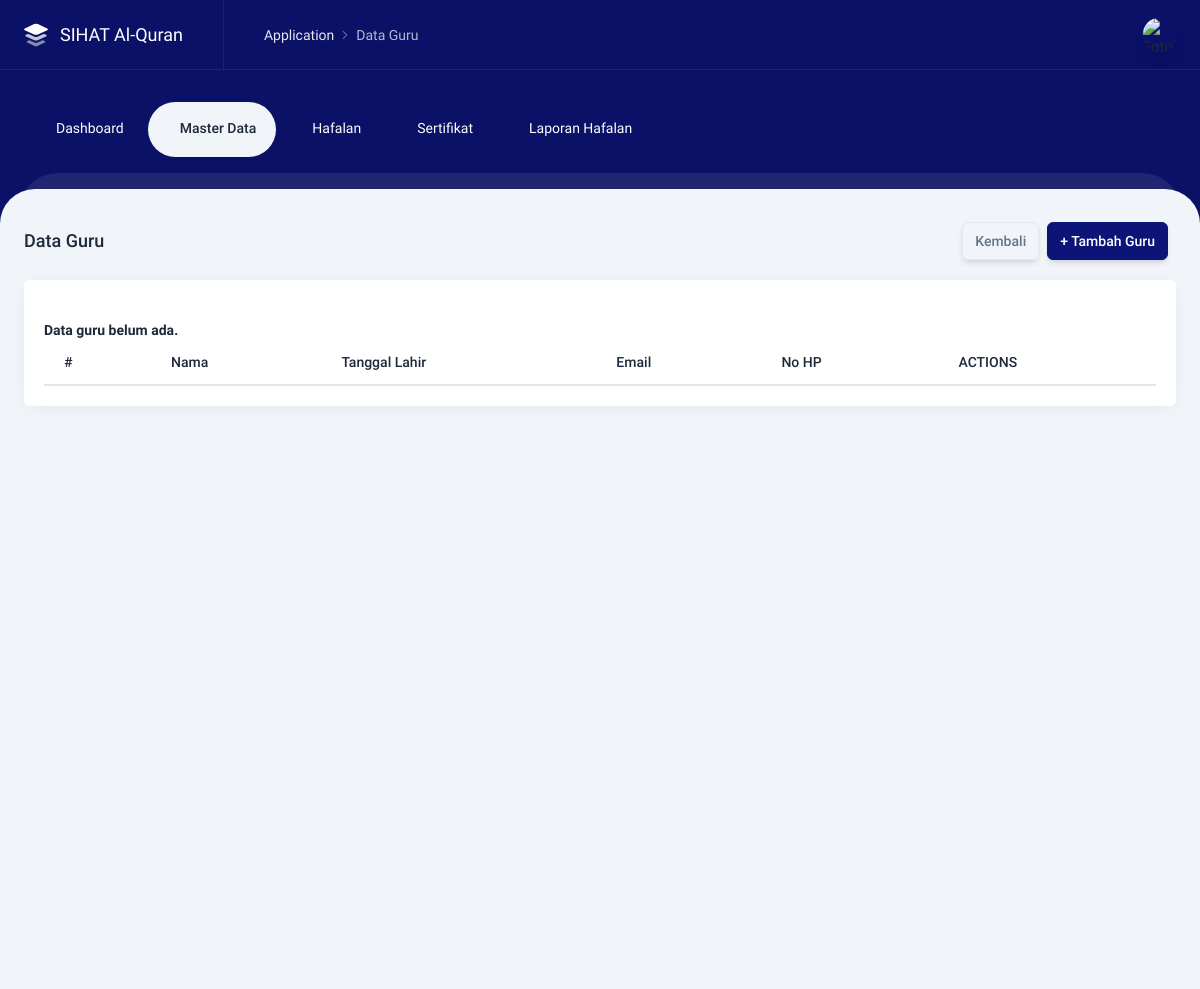
Before: /admin/guru.php (signed in) with the older database file.
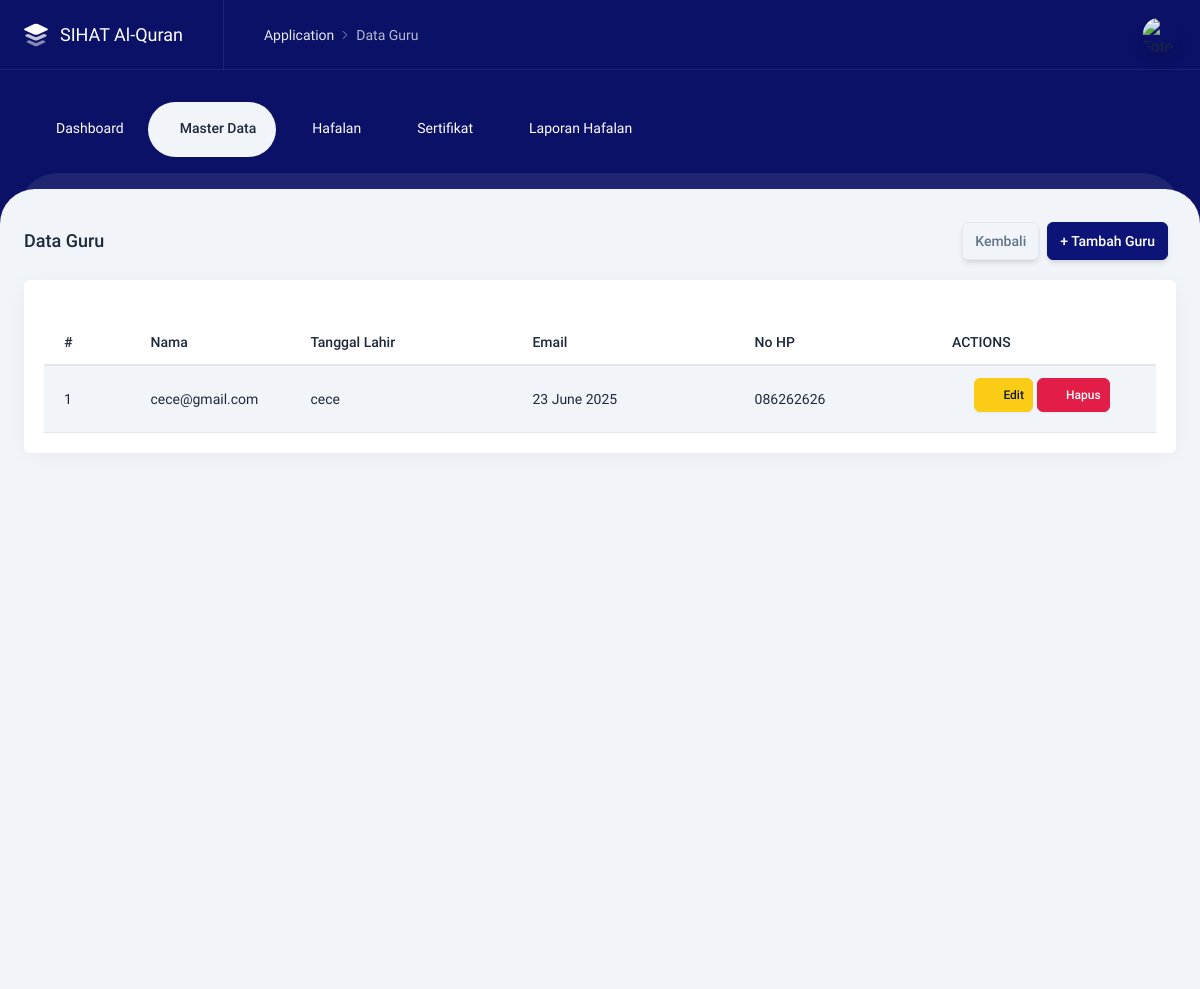
After: the same page with the newer database file.
### tables this page shows
CREATE TABLE `tb_guru` (
  `id` int NOT NULL,
  `nama` varchar(255) NOT NULL,
  `tanggallahir` date DEFAULT NULL,
  `email` varchar(255) DEFAULT NULL,
  `no_hp` varchar(50) DEFAULT NULL,
  `created_at` timestamp NULL DEFAULT CURRENT_TIMESTAMP,
  `updated_at` timestamp NULL DEFAULT CURRENT_TIMESTAMP ON UPDATE CURRENT_TIMESTAMP
);

### admin/guru.php (the view, shortened to what this page needs)
<?php
$title = 'Data Guru';
$title2 = $title;
include 'layouts/header.php';
include 'layouts/navbar.php';
?>
<div class="content content--top-nav">
    <div class="intro-y flex flex-col sm:flex-row items-center mt-8">
        <h2 class="text-lg font-medium mr-auto"><?= $title2 ?> </h2>
        <div class="w-full sm:w-auto flex mt-4 sm:mt-0">
            <a href="kelas" class="btn btn-outline-secondary shadow-md mr-2">Kembali</a>
        </div>
        <div class="w-full sm:w-auto flex mt-4 sm:mt-0">
            <a href="javascript:;" data-tw-toggle="modal" data-tw-target="#tambah-guru"
                class="btn btn-primary shadow-md mr-2">+ Tambah Guru</a>
        </div>
    </div>
    <div class="intro-y box p-5 mt-5">
        <div class="card">
            <br>
            <div class="overflow-x-auto">
                <table id="example" class="table table-striped">
                    <thead>
                        <tr>
                            <th class="whitespace-nowrap">#</th>
                            <th class="whitespace-nowrap">Nama</th>
                            <th class="whitespace-nowrap">Tanggal Lahir</th>
                            <th class="whitespace-nowrap">Email</th>
                            <th class="whitespace-nowrap">No HP</th>
                            <th class="whitespace-nowrap">ACTIONS</th>
                        </tr>
                    </thead>
                    <tbody>
                        <?php
                        $nomor_urut = 1;
                        $query = $koneksi->query("SELECT s.*, p.username FROM tb_guru s LEFT JOIN tb_pengguna p ON s.email = p.nama ORDER BY updated_at DESC");
                        $data_guru = $query->fetch_all(MYSQLI_ASSOC);
                        if (empty($data_guru)) {
                            echo "<strong> Data guru belum ada. </strong>";
                        } else {
                        foreach ($query as $data) : ?>
                        <tr class="intro-x">
                            <td>
                                <?= $nomor_urut ?>
                            </td>
                            <td class="w-40"><?= $data['email'] ?></td>
                            <td><?= $data['nama'] ?></td>
                            <td>
                                    <?= date('d F Y', strtotime($data['tanggallahir'])) ?>
                                </div>
                            <td><?= $data['no_hp'] ?></td>
                            <td class="table-report__action w-56">
                                <div class="flex justify-center items-center">
                                    <a href="javascript:;" data-tw-toggle="modal"
                                        data-tw-target="#edit-guru<?=$data['id']?>"
                                        class="btn btn-warning btn-sm mr-1 mb-2"><i data-lucide="edit"
                                            class="w-5 h-5"></i> Edit</a>
                                    <a href="javascript:;" data-tw-toggle="modal" data-tw-target="#delete-modal-preview<?= $data['id']?>"
                                        class="btn btn-danger btn-sm mr-1 mb-2"><i data-lucide="trash"
                                            class="w-5 h-5"></i> Hapus</a>
                                </div>
                            </td>
                        <?php $nomor_urut++; endforeach; ?>
                        <?php } ?>
                    </tbody>
                </table>
            </div>
        </div>
    </div>
</div>
<?php
include 'layouts/footer.php';
?>

Changed rows visible on the page:
added tb_guru: email "cece@gmail.com", nama "cece", tanggallahir "23 June 2025", no_hp "086262626"
Other visible differences:
text no longer shown: "Data guru belum ada."
